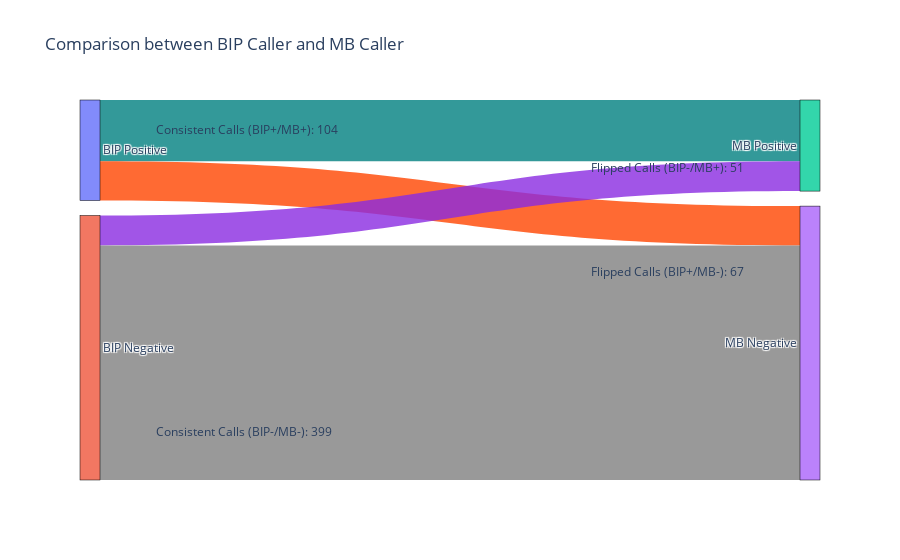

Notebook source saved alongside this figure:
### Code cell
import plotly.graph_objects as go

# Create the alluvial data frame
alluvial_df = pd.DataFrame({
    'BIP Caller': ['Positive' if val == 1 else 'Negative' for val in df_lung['methyl_call']],
    'MB Caller': ['Positive' if val > 0 else 'Negative' for val in df_lung['MB_methyl_score']]
})

# Calculate the counts
bip_only_count = len(alluvial_df[(alluvial_df['BIP Caller'] == 'Positive') & (alluvial_df['MB Caller'] == 'Negative')])
mb_only_count = len(alluvial_df[(alluvial_df['BIP Caller'] == 'Negative') & (alluvial_df['MB Caller'] == 'Positive')])
both_positive_count = len(alluvial_df[(alluvial_df['BIP Caller'] == 'Positive') & (alluvial_df['MB Caller'] == 'Positive')])
both_negative_count = len(alluvial_df[(alluvial_df['BIP Caller'] == 'Negative') & (alluvial_df['MB Caller'] == 'Negative')])

# Define Sankey diagram structure
fig = go.Figure(data=[go.Sankey(
    node = dict(
      pad = 15,
      thickness = 20,
      line = dict(color = "black", width = 0.5),
      label = ["BIP Positive", "BIP Negative", "MB Positive", "MB Negative"],
    ),
    link = dict(
      source = [0, 0, 1, 1],
      target = [2, 3, 2, 3],
      value = [both_positive_count, bip_only_count, mb_only_count, both_negative_count],
      color = ['rgba(0, 128, 128, 0.8)', 'rgba(255, 69, 0, 0.8)', 'rgba(138, 43, 226, 0.8)', 'rgba(128, 128, 128, 0.8)']
  ))])

# Add annotations
annotations = [
    go.layout.Annotation(x=0.1, y=0.95, xref='paper', yref='paper', showarrow=False, 
                         text=f'Consistent Calls (BIP+/MB+): {both_positive_count}'),
    go.layout.Annotation(x=0.1, y=0.1, xref='paper', yref='paper', showarrow=False, 
                         text=f'Consistent Calls (BIP-/MB-): {both_negative_count}'),
    go.layout.Annotation(x=0.9, y=0.55, xref='paper', yref='paper', showarrow=False, 
                         text=f'Flipped Calls (BIP+/MB-): {bip_only_count}'),
    go.layout.Annotation(x=0.9, y=0.85, xref='paper', yref='paper', showarrow=False, 
                         text=f'Flipped Calls (BIP-/MB+): {mb_only_count}')
]

fig.update_layout(title_text="Comparison between BIP Caller and MB Caller", annotations=annotations)

fig.show()

### Figure 1 — Plotly figure (JSON) as saved in the notebook; plotly's stock layout.template omitted (floating-point values rounded to 4 significant figures)
{"data": [{"link": {"color": ["rgba(0, 128, 128, 0.8)", "rgba(255, 69, 0, 0.8)", "rgba(138, 43, 226, 0.8)", "rgba(128, 128, 128, 0.8)"], "source": [0, 0, 1, 1], "target": [2, 3, 2, 3], "value": [104, 67, 51, 399]}, "node": {"label": ["BIP Positive", "BIP Negative", "MB Positive", "MB Negative"], "line": {"color": "black", "width": 0.5}, "pad": 15, "thickness": 20}, "type": "sankey"}], "layout": {"annotations": [{"showarrow": false, "text": "Consistent Calls (BIP+/MB+): 104", "x": 0.1, "xref": "paper", "y": 0.95, "yref": "paper"}, {"showarrow": false, "text": "Consistent Calls (BIP-/MB-): 399", "x": 0.1, "xref": "paper", "y": 0.1, "yref": "paper"}, {"showarrow": false, "text": "Flipped Calls (BIP+/MB-): 67", "x": 0.9, "xref": "paper", "y": 0.55, "yref": "paper"}, {"showarrow": false, "text": "Flipped Calls (BIP-/MB+): 51", "x": 0.9, "xref": "paper", "y": 0.85, "yref": "paper"}], "autosize": true, "title": {"text": "Comparison between BIP Caller and MB Caller"}}}
